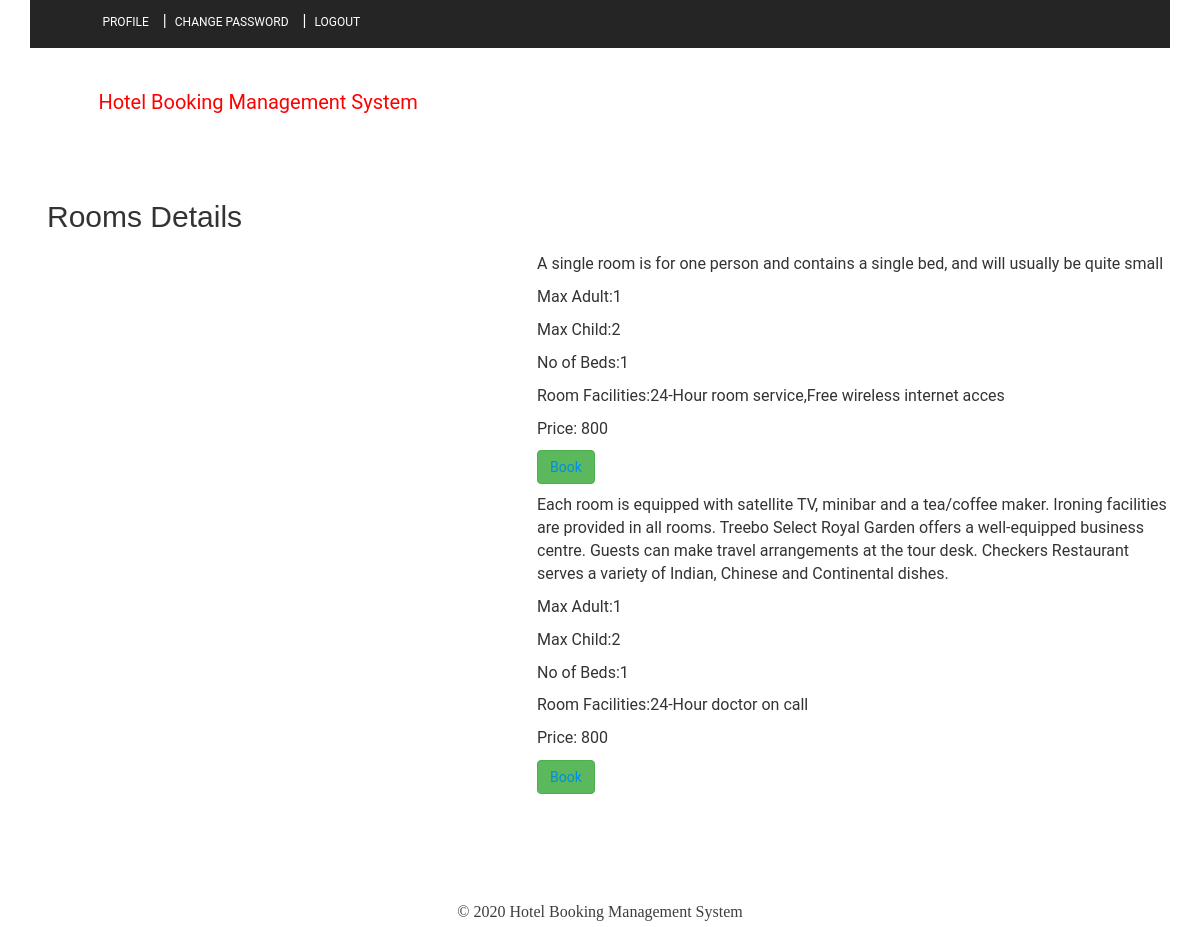
Screenshot of /category-details.php?catid=1 with the database file from the repository.
### tables this page shows
CREATE TABLE `tblroom` (
  `ID` int(10) NOT NULL,
  `RoomType` int(10) DEFAULT NULL,
  `RoomName` varchar(200) DEFAULT NULL,
  `MaxAdult` int(5) DEFAULT NULL,
  `MaxChild` int(5) DEFAULT NULL,
  `RoomDesc` mediumtext DEFAULT NULL,
  `NoofBed` int(5) DEFAULT NULL,
  `Image` varchar(200) DEFAULT NULL,
  `RoomFacility` varchar(200) DEFAULT NULL,
  `CreationDate` timestamp NULL DEFAULT current_timestamp()
);

CREATE TABLE `tblcategory` (
  `ID` int(10) NOT NULL,
  `CategoryName` varchar(120) DEFAULT NULL,
  `Description` mediumtext DEFAULT NULL,
  `Price` int(5) NOT NULL,
  `Date` timestamp NULL DEFAULT current_timestamp()
);

### category-details.php (the view, shortened to what this page needs)
<?php
include('includes/dbconnection.php');
?>
<!DOCTYPE HTML>
<html>
<head>
<link href="css/bootstrap.css" rel="stylesheet" type="text/css" media="all">
<link href="css/style.css" rel="stylesheet" type="text/css" media="all" />
<link rel="stylesheet" href="css/lightbox.css">
</head>
<body>
			<div class="header head-top">
				<div class="container">
				<?php include_once('includes/header.php');?>
		</div>
</div>
			<div class="content">
					<div class="room-section">
						<div class="container">
						<h2>Rooms Details</h2>
							<div class="room-grids">
								<?php
								$cid=intval($_GET['catid']);
$sql="SELECT tblroom.*,tblroom.id as rmid , tblcategory.Price,tblcategory.ID,tblcategory.CategoryName from tblroom
join tblcategory on tblroom.RoomType=tblcategory.ID
where tblroom.RoomType=:cid";
$query = $dbh -> prepare($sql);
$query-> bindParam(':cid', $cid, PDO::PARAM_STR);
$query->execute();
$results=$query->fetchAll(PDO::FETCH_OBJ);
$cnt=1;
if($query->rowCount() > 0)
{
foreach($results as $row)
{               ?>
							<div class="room1">
								<div class="col-md-5 room-grid" style="padding-bottom: 50px">
								</div>
								<div class="col-md-7 room-grid1">
									<p><?php  echo htmlentities($row->RoomDesc);?></p>
									<p>Max Adult:<?php  echo htmlentities($row->MaxAdult);?></p>
									<p>Max Child:<?php  echo htmlentities($row->MaxChild);?></p>
									<p>No of Beds:<?php  echo htmlentities($row->NoofBed);?></p>
									<p>Room Facilities:<?php  echo htmlentities($row->RoomFacility);?></p>
									<p>Price: <?php  echo htmlentities($row->Price);?></p>
									<button class="btn btn-success"><a href="book-room.php?rmid=<?php echo $row->rmid;?>">Book</a></button>
								</div>
								<div class="clearfix"></div>
							</div><?php $cnt=$cnt+1;}} ?>
						</div>
					</div>
				</div>
			</div>
				<?php include_once('includes/footer.php');?>
</body>
</html>

### header.php (shortened to what this page needs)
<div class="header-section">
                        <div class="top_bg">
                                <div class="header_top">
                                    <div class="top_right">
                                        <ul>
                                            <li><a href="profile.php">Profile</a></li>|
                                            <li><a href="change-password.php">Change Password</a></li>|
                                            <li><a href="logout.php">Logout</a></li>
                                        </ul>
                                    </div>
                                        <div class="clearfix"> </div>
                                </div>
                        </div>
                </div>
                <div class="header_bg">
                            <div class="header">
                                <div class="head-t">
                                    <div class="logo">
                                        <a href="dashboard.php" style="font-size: 20px;color: red">Hotel Booking Management System </a>
                                    </div>
                                <div class="clearfix"> </div>
                            </div>
                        </div>
                </div>

### footer.php (shortened to what this page needs)
<div>
            <div class="footer">
                        <p style="font-family: cursive;">© 2020 Hotel Booking Management System </p>
            </div>
        </div>

### rows the page displays
tblroom: RoomDesc "A single room is for one person and contains a single bed, and will usually be quite small", MaxAdult "1", MaxChild "2", NoofBed "1", RoomFacility "24-Hour room service,Free wireless internet acces", tblcategory.Price "800"
tblroom: RoomDesc "Each room is equipped with satellite TV, minibar and a tea/coffee maker. Ironing facilities are provided in all rooms. Treebo Select Royal Garden offers a well-equipped business centre. Guests can make travel arrangements at the tour desk. Checkers Restaurant serves a variety of Indian, Chinese and Continental dishes.", MaxAdult "1", MaxChild "2", NoofBed "1", RoomFacility "24-Hour doctor on call", tblcategory.Price "800"
